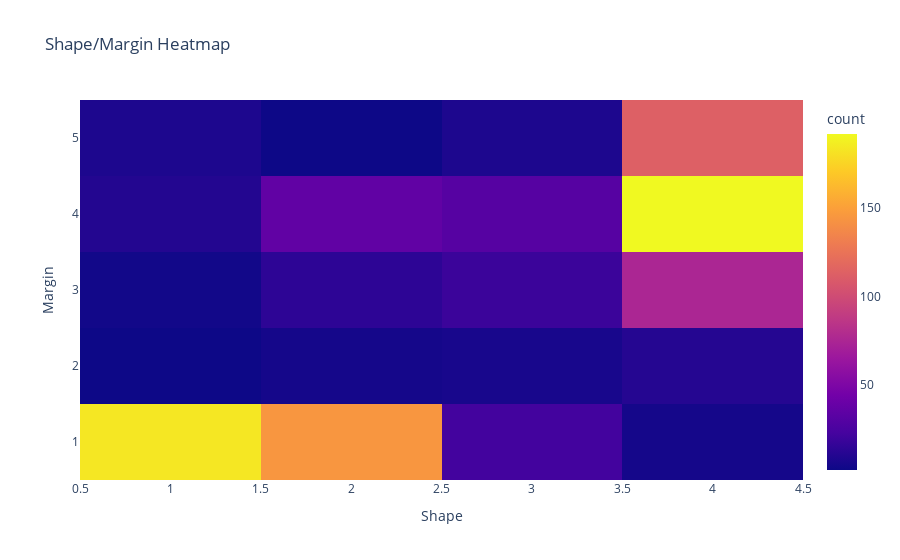

Write notebook code for a chart like this one.
### Code cell
# fifth visualization, heatmap
# show the correlation between shape and margin
import plotly.express as px
shapemargin = px.density_heatmap(df, x="Shape", y="Margin", title='Shape/Margin Heatmap')
shapemargin

### Figure 1 — Plotly figure (JSON) as saved in the notebook; plotly's stock layout.template omitted (floating-point values rounded to 4 significant figures; data arrays with more than 128 entries replaced by an {"elided": "..."} marker saying what was removed)
{"data": [{"coloraxis": "coloraxis", "hovertemplate": "Shape=%{x}<br>Margin=%{y}<br>count=%{z}<extra></extra>", "name": "", "type": "histogram2d", "x": {"elided": "961 int values"}, "xaxis": "x", "xbingroup": "x", "y": {"elided": "961 int values"}, "yaxis": "y", "ybingroup": "y"}], "layout": {"autosize": true, "coloraxis": {"colorbar": {"title": {"text": "count"}}, "colorscale": [[0, "#0d0887"], [0.1111, "#46039f"], [0.2222, "#7201a8"], [0.3333, "#9c179e"], [0.4444, "#bd3786"], [0.5556, "#d8576b"], [0.6667, "#ed7953"], [0.7778, "#fb9f3a"], [0.8889, "#fdca26"], [1, "#f0f921"]]}, "legend": {"tracegroupgap": 0}, "title": {"text": "Shape/Margin Heatmap"}, "xaxis": {"anchor": "y", "autorange": true, "domain": [0, 1], "range": [0.5, 4.5], "title": {"text": "Shape"}, "type": "linear"}, "yaxis": {"anchor": "x", "autorange": true, "domain": [0, 1], "range": [0.5, 5.5], "title": {"text": "Margin"}, "type": "linear"}}}
